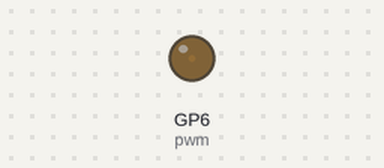
Simulated run of this program. Board: Raspberry Pi Pico running MicroPython. Parts: output pins drawn as LEDs (lit = HIGH).

Above: at 0.05 s.
At 4.95 s:
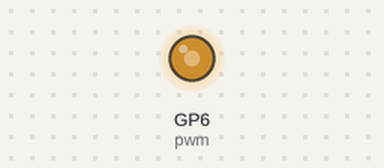
At 7.65 s:
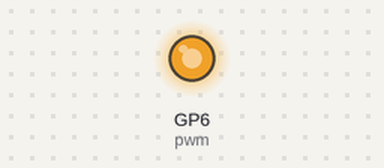
At 15.35 s:
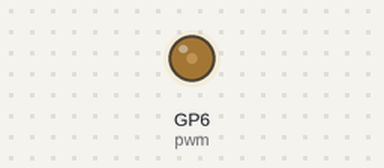
Timing chart, 0 to 22.7 s (numbered marks = the images above):
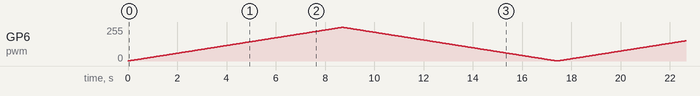

The program:

ledtest3.py
```python
from machine import Pin, PWM
from time import sleep

# Pulse width modulation (PWM) is a way to get an artificial analog output on a digital pin.
# It achieves this by rapidly toggling the pin from low to high. There are two parameters
# associated with this: the frequency of the toggling, and the duty cycle.
# The duty cycle is defined to be how long the pin is high compared with the length of a
# single period (low plus high time). Maximum duty cycle is when the pin is high all of the
# time, and minimum is when it is low all of the time.
# https://projects.raspberrypi.org/en/projects/getting-started-with-the-pico/7#:

# control I/O pins
# machine.Pin(id, mode=- 1, pull=- 1, *, value, drive, alt)
# Access the pin peripheral (GPIO pin) associated with the given id.
# If additional arguments are given in the constructor then they are used to initialise
# the pin. Any settings that are not specified will remain in their previous state.
# More info https://docs.micropython.org/en/latest/library/machine.Pin.html


pwm = PWM(Pin(6))

pwm.freq(1000)

while True:
    for duty in range(65025):
        pwm.duty_u16(duty)
        sleep(0.0001)

    for duty in range(65025, 0, -1):
        pwm.duty_u16(duty)
        sleep(0.0001)
```
